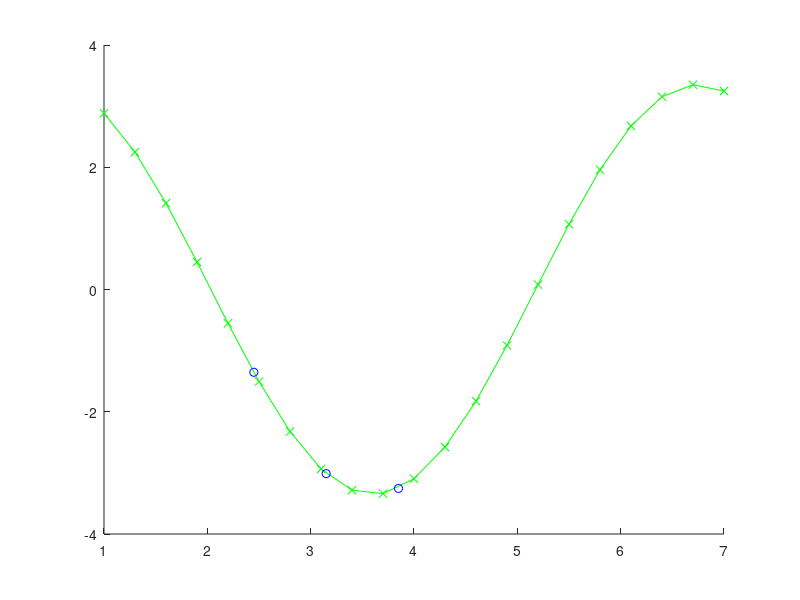

MATLAB code for this plot: (Note: this script raises an error after producing the figure.)
clc; clear all; close all;
 
SPREADS = [0.16, 0.02, 0.24];
 
x = 1:0.3:7;
y = [2.8831 2.2478 1.4118 0.4496 -0.5528 -1.5057 -2.3242 -2.9350 -3.2837 -3.3391 -3.0961 -2.5766 -1.8270 -0.9141 0.0804 1.0677 1.9597 2.6766 3.1544 3.3504 3.2472];
x_test = [2.45 3.15 3.85];
y_test = [-1.3540 -3.0125 -3.2541];
 
new_x = [2.85  3.55];
 
MSEs = zeros(1, length(SPREADS));
 
for i = 1:length(SPREADS)
    figure(i);
    hold on;
    
    plot(x, y, '-xg');
    plot(x_test, y_test, 'ob');
 
    net = newgrnn(x, y, SPREADS(i));
 
    pred_y = net(x_test);
    pred_new_y = net(new_x);
 
    plot(x_test, pred_y, 'r+');
    plot(new_x, pred_new_y, 'r+');
    legend('Training data', 'Test data', 'Prediction data', 'Location', 'South')
 
    mse = perform(net, y_test, pred_y);
    MSEs(i) = mse;
    disp('MSE:')
    disp(mse)
    
    title(['SPREAD = ', num2str(SPREADS(i)), '; MSE = ', num2str(mse)])
    hold off;
end

[min_mse, min_mse_index] = min(MSEs);
disp('min_mse_index')
disp(min_mse_index)
net = newgrnn(x, y, SPREADS(min_mse_index));
view(net);
pred_new_y = net(new_x)
